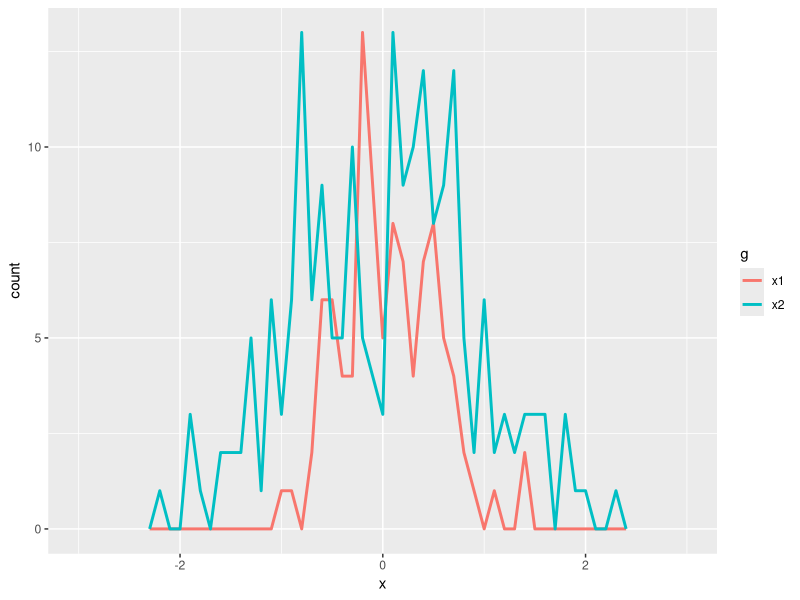

This chart was generated by the following R code:
library(ggplot2)

freqpoly <- function(x1, x2, binwidth = 0.1, xlim = c(-3, 3)) {
  df <- data.frame(
    x = c(x1, x2),
    g = c(rep("x1", length(x1)), rep("x2", length(x2)))
  )
  
  ggplot(df, aes(x, colour = g)) +
    geom_freqpoly(binwidth = binwidth, size = 1) +
    coord_cartesian(xlim = xlim)
}

t_test <- function(x1, x2) {
  test <- t.test(x1, x2)
  
  # use sprintf() to format t.test() results compactly
  sprintf(
    "p value: %0.3f\n[%0.2f, %0.2f]",
    test$p.value, test$conf.int[1], test$conf.int[2]
  )
}



x1 <- rnorm(100, mean = 0, sd = 0.5)
x2 <- rnorm(200, mean = 0.15, sd = 0.9)

freqpoly(x1, x2)
cat(t_test(x1, x2))
